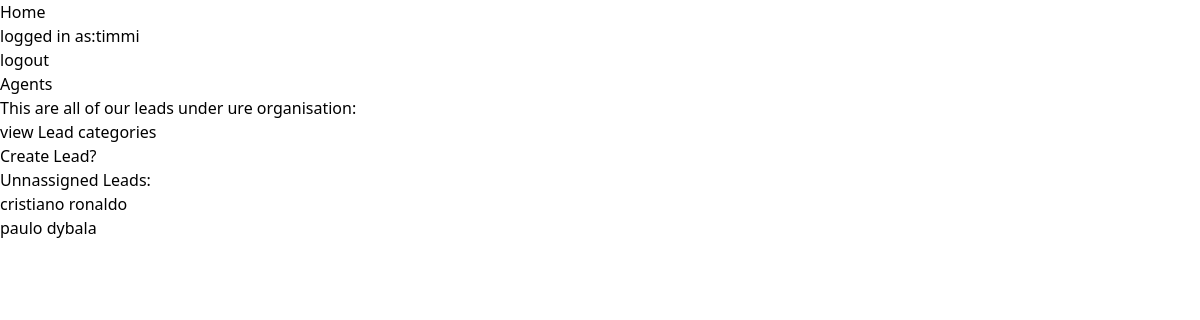
Page /lead-list (signed in) on the earlier database version.
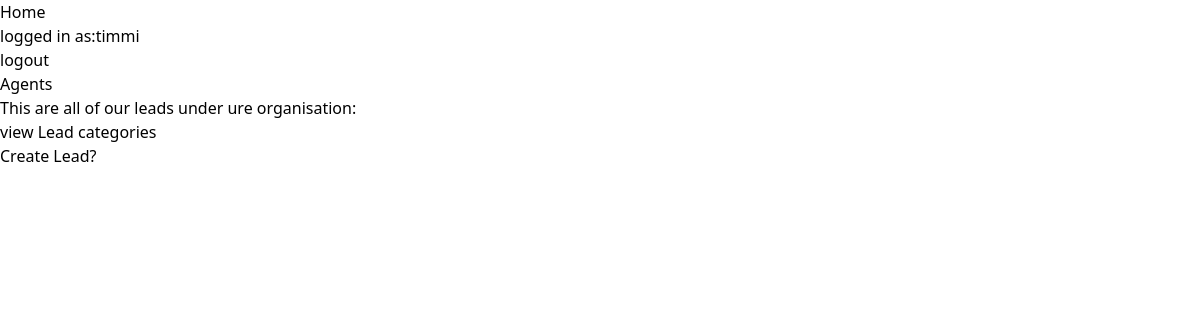
Same page on the later database version.
### CRMapp/models.py (models this page shows, shortened)
class Lead(models.Model):
    first_name = models.CharField(max_length=20)
    last_name = models.CharField(max_length=20)
    age = models.IntegerField(default=0)
    descripton = models.TextField(null=True, blank=True)
    agent = models.ForeignKey("Agent", on_delete=models.SET_NULL, null=True, blank=True)
    date_added = models.DateTimeField(auto_now_add=True)
    organisation = models.ForeignKey("Auto", on_delete=models.CASCADE)
    category = models.ForeignKey("Category", on_delete=models.SET_NULL, null=True, blank=True, related_name='leads')
    created_at = models.DateTimeField(default=datetime.now, blank=True, null=True)

### CRMapp/views.py (the view)
# urls.py: path('lead-list', views.Lead_list.as_view(), name='lead-list'),
class Lead_list(LoginRequiredMixin, generic.ListView):
    template_name = 'lead-list.html'
    context_object_name = "leads"
    def get_queryset(self):
        if self.request.user.is_organisor:
            queryset = Lead.objects.filter(organisation = self.request.user.auto, agent__isnull=False)
        else:
            queryset = Lead.objects.filter(agent = self.request.user.agent)
        return queryset
    def get_context_data(self, **kwargs):
        context = super(Lead_list, self).get_context_data(**kwargs)
        if self.request.user.is_organisor:
            queryset=Lead.objects.filter(organisation=self.request.user.auto, agent__isnull=True)
            context.update(
                {
                    'unassigned_leads':queryset,
                }
            )
        return context

### CRMapp/templates/lead-list.html (shortened to what this page needs)
<!DOCTYPE html>
<html lang="en">
<head>
    <link href="https://unpkg.com/tailwindcss@^1.0/dist/tailwind.min.css" rel="stylesheet">
</head>
<body>
    <a href="{% url 'leads:landing-page' %}">Home</a>
    {% if request.user.is_authenticated %}
    <h3>logged in as:{{request.user.username}}</h3><a href="{% url 'logout' %}"><h3>logout</h3></a>
    {% else %}
    <a href="{% url 'login' %}"><h3>login</h3></a><a href="{% url 'signup' %}"><h3>signup</h3>
    {% endif %}
    {% if request.user.is_organisor %}
    <a href="{% url 'agents:agent-list' %}"><h3>Agents</h3></a>
    {% endif %}
    {% if request.user.is_organisor %}
    <h1>This are all of our leads under ure organisation:</h1></a>
    <a href="{% url 'leads:category' %}"><h2>view Lead categories</h2></a>
    {% else %}
    <h1>This are all your leads to manage</h1>
    {% endif %}
    {% if request.user.is_organisor %}
    <a href="{% url 'leads:lead-create' %}"><h3>Create Lead?</h3></a>
    {% endif %}
    {% if unassigned_leads.exists %}
    <h2>Unnassigned Leads:</h2>
    {% for unassigned in unassigned_leads %}
    <p><h3><a href="{% url 'leads:agentassign' unassigned.id %}">{{unassigned.first_name}} {{unassigned.last_name}}</a></h3></p>
    {% endfor %}
    {% endif %}
</body>
</html>

Differences in the rows shown:
removed Lead: first_name "cristiano", last_name "ronaldo"
removed Lead: first_name "paulo", last_name "dybala"
Other differences:
text no longer shown: "Unnassigned Leads:"
